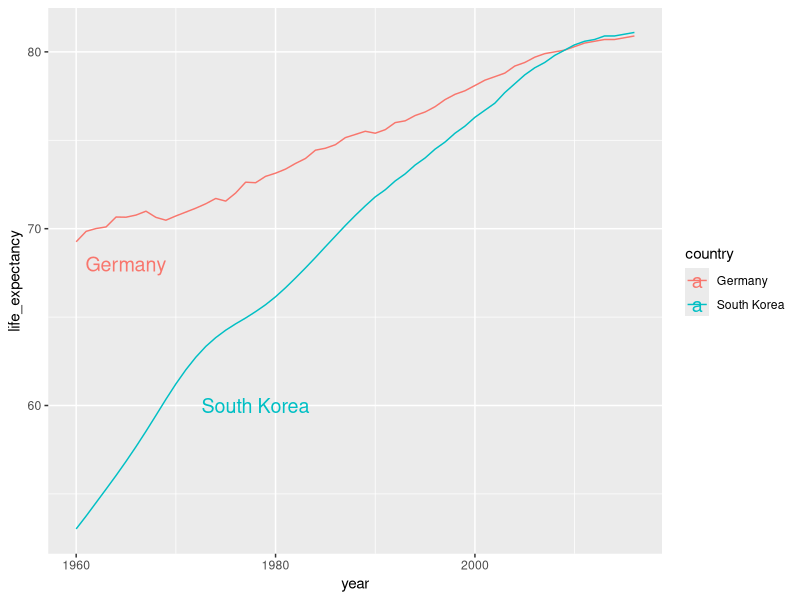

Source code (R):
library(dslabs)
library(tidyverse)
library(ggplot2)
library(ggrepel)
library(dplyr)
data("gapminder")

countries <- c( "South Korea", "Germany")

labels <- data.frame(country=countries, x=c(1978,1965),y=c(60,68))

#position of labels in graph

gapminder %>%
  filter(country %in% countries) %>%
  ggplot(aes(year,life_expectancy,color=country)) +
  geom_line() +
  geom_text(data=labels, aes(x,y,label=country),size=5)
